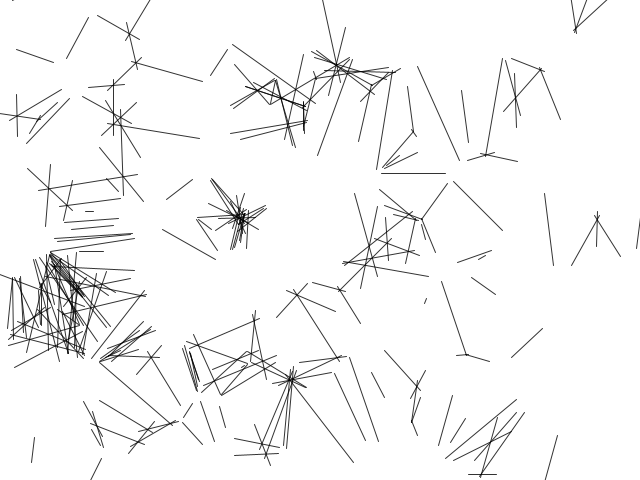
Frame 1 (no input)
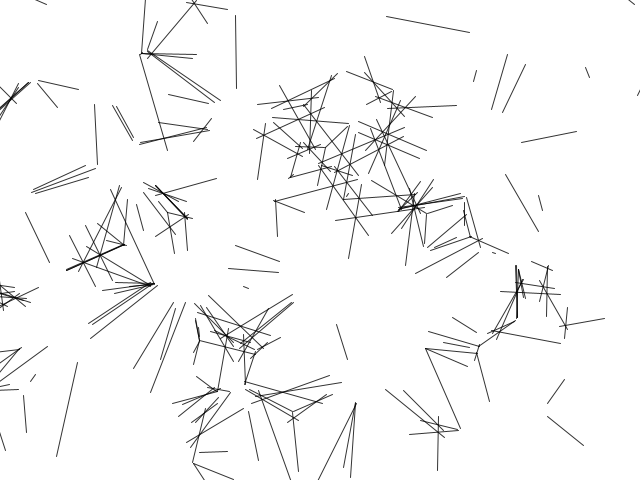
Frame 60 (the mouse pressed at the canvas centre just before this capture)
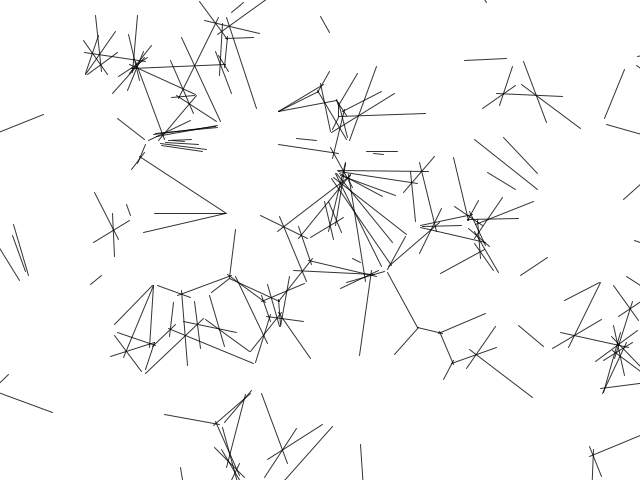
Frame 120 (the mouse held since frame 60 and released just before this capture)

The Processing sketch that drew these frames (run headless with seeded random() and noise(); from frame 60 on, the mouse is pressed at the canvas centre):

// Processing sketch: S3_Process_09
// ── S3_Process_09.pde
/* 
 
 Structure 3 (work in progress) 
 
 A surface filled with one hundred medium to small sized circles. 
 Each circle has a different size and direction, but moves at the same slow rate. 
 Display: 
 A. The instantaneous intersections of the circles 
 B. The aggregate intersections of the circles 
 
 Restored by Casey Reas <http://reas.com> 
 22 June 2016 
 Processing v.3.1.1 <http://processing.org> 
 
 Implemented by Casey Reas <http://groupc.net> 
 Uses circle intersection code from William Ngan <http://metaphorical.net> 
 Processing v.68 <http://processing.org> 
 
 */

int numCircle = 100; 
Circle[] circles = new Circle[numCircle]; 

void setup() 
{ 
  size(640, 480); 
  frameRate(30); 
  for (int i=0; i<numCircle; i++) { 
    circles[i] = new Circle(random(width), random(height), 
      random(2, 6)*10, random(-1.25, 1.25), random(-1.25, 1.25), i);
  } 
  //ellipseMode(CENTER_DIAMETER); 
  background(255);
} 


void draw() 
{ 
  background(255); 

  for (int i=0; i<numCircle; i++) { 
    circles[i].update();
  } 
  for (int i=0; i<numCircle; i++) { 
    circles[i].move();
  }
} 


class Circle { 

  float x, y, r, r2, sp, ysp; 
  int id; 

  Circle( float px, float py, float pr, float psp, float pysp, int pid ) { 
    x = px; 
    y = py; 
    r = pr; 
    r2 = r*r; 
    id = pid; 
    sp = psp; 
    ysp = pysp;
  } 

  void update() { 
    for (int i=id+1; i<numCircle; i++) { 
      intersect( this, circles[i] );
    }
  } 

  void move() { 
    x += sp; 
    y += ysp; 
    if (sp > 0) { 
      if (x > width+r) { 
        x = -r;
      }
    } else { 
      if (x < -r) { 
        x = width+r;
      }
    } 
    if (ysp > 0) { 
      if (y > height+r) { 
        y = -r;
      }
    } else { 
      if (y < -r) { 
        y = height+r;
      }
    }
  }
} 


void intersect( Circle cA, Circle cB ) 
{ 
  float dx = cA.x - cB.x; 
  float dy = cA.y - cB.y; 
  float d2 = dx*dx + dy*dy; 
  float d = sqrt( d2 ); 

  if ( d>cA.r+cB.r || d<abs(cA.r-cB.r) ) { 
    return; // no solution
  } 

  float a = (cA.r2 - cB.r2 + d2) / (2*d); 
  float h = sqrt( cA.r2 - a*a ); 
  float x2 = cA.x + a*(cB.x - cA.x)/d; 
  float y2 = cA.y + a*(cB.y - cA.y)/d; 

  float paX = x2 + h*(cB.y - cA.y)/d; 
  float paY = y2 - h*(cB.x - cA.x)/d; 
  float pbX = x2 - h*(cB.y - cA.y)/d; 
  float pbY = y2 + h*(cB.x - cA.x)/d; 

  stroke(0, 0, 0, 204); 
  line(paX, paY, pbX, pbY);
} 
